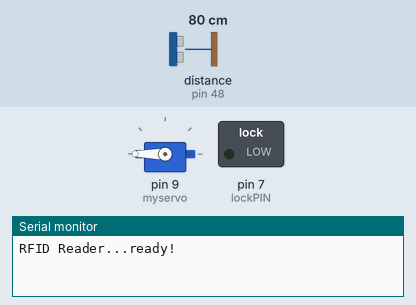
Simulated run of this sketch. Board: Arduino Mega 2560, built with avr-gcc and run on an emulated ATmega2560. On the bench: servo, switched loads named in the sketch (green lamp = pin HIGH), the last lines printed to the serial monitor. Inputs (shaded band) come from the test bench; at power-on: distance to the obstacle (sensor on pin 48) 80 cm. The echo pulse lasts 58.3 µs per cm.

Above: at 2.3 s.
2.4 s: distance to the obstacle (sensor on pin 48) set to 9 cm
5.2 s: distance to the obstacle (sensor on pin 48) set to 6 cm
At 8.2 s:
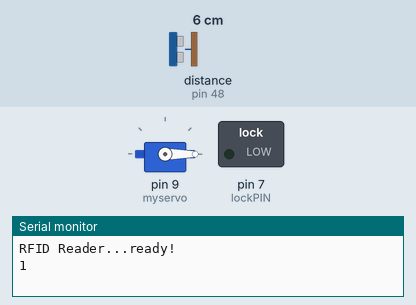
10.2 s: distance to the obstacle (sensor on pin 48) set to 18 cm
At 11.4 s:
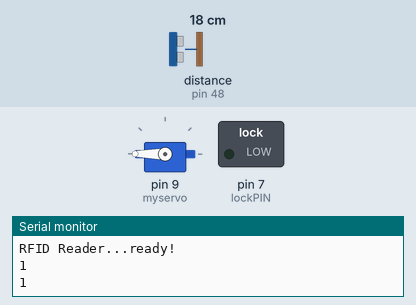
Timing chart, 0 to 13.2 s (numbered marks = the images above; inputs shaded):
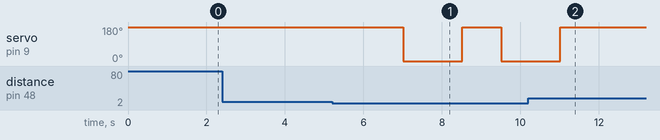

Measured:
- the behaviour switches between 8 and 7 cm on distance to the obstacle (sensor on pin 48) (found by bisection; images 0 and 1)
- after the input at 2.4 s, every drawn part: stays the same
- after the input at 5.2 s, servo on pin 9 (myservo): 180° → 0° after 1.8 s, → 180° 1.5 s later, → 0° 1.0 s later
- after the input at 10.2 s, servo on pin 9 (myservo): goes on until 11.0 s, then stays 180°

The sketch:

hackaton.ino
```cpp
#include <SoftwareSerial.h>
#include <avr/pgmspace.h>
#include <Servo.h>
#include <Ultrasonic.h>
//----
// Tags are stored in program flash memory
// 32k minus sketch size determines the amount of tags that can be stored
// Tags include the two CRC bytes (14 bytes total)
prog_char tag_0[] PROGMEM = "0C0034928822"; //add your tags here
prog_char tag_1[] PROGMEM = "0C006244577D";
prog_char tag_2[] PROGMEM = "0C004223F895";
prog_char tag_3[] PROGMEM = "0C0047D252CB";
prog_char tag_4[] PROGMEM = "0C00622A91D5";
prog_char tag_5[] PROGMEM = "0C00416F6D4F";
prog_char tag_6[] PROGMEM = "0C00505FF5F6";

PROGMEM const char *tag_table[] =
{
  tag_0,
  tag_1,
  tag_2,
  tag_3,
  tag_4,
  tag_5,
  tag_6 };
//----

#define irLedPin 4          // IR Led on this pin
#define irSensorPin 5
SoftwareSerial rfidReader(2,3); // Digital pins 2 and 3 connect to pins 1 and 2 of the RMD6300
String tagString;
char tagNumber[14];
boolean receivedTag;
int lockPIN=7; // pin 7 is controls the door

Servo myservo;  // create servo object to control a servo
  int botella=0;
  Ultrasonic ultrasonic(49,48); // (Trig PIN,Echo PIN)

void setup() {

  pinMode(lockPIN,OUTPUT);
  Serial.begin(9600);
  rfidReader.begin(9600); // the RDM6300 runs at 9600bps
  myservo.attach(9);
  Serial.println("\n\n\nRFID Reader...ready!");

}

void loop()
{
  receivedTag=false;
  while (rfidReader.available()){
    int BytesRead = rfidReader.readBytesUntil(3, tagNumber, 15);//EOT (3) is the last character in tag
    receivedTag=true;
  }


  myservo.write(180);                  // sets the servo position according to the scaled value

  int distance = ultrasonic.Ranging(CM);
  if(distance < 8){
    delay(1000);
    myservo.write(0);
    Serial.println(1);
  }
  delay(1500);
  if (receivedTag){
    tagString=tagNumber;

    if (checkTag(tagString)){
      Serial.println(tagString);
    }
    memset(tagNumber,0,sizeof(tagNumber)); //erase tagNumber
  }

}

// ----
// checkTag function (give it the tag string complete with SOT and EOT)
// compares with tags in tag_table
// and returns true if the tag is in the list

 boolean checkTag(String tag){
   char testTag[14];

   for (int i = 0; i < sizeof(tag_table)/2; i++)
  {
    strcpy_P(testTag, (char*)pgm_read_word(&(tag_table[i])));
    if(tag.substring(1,13)==testTag){//substring function removes SOT and EOT
      return true;
      break;
    }
  }
   return false;
 }
 //----

 void openDoor(){
  Serial.print("Opening door...");
  digitalWrite(lockPIN,HIGH);
  delay(1000);
  Serial.println("Re-locking door");
  digitalWrite(lockPIN,LOW);
  delay(1500);// a delay of 1500ms and a flush() seems to stop tag repeats
  rfidReader.flush();
}
```
